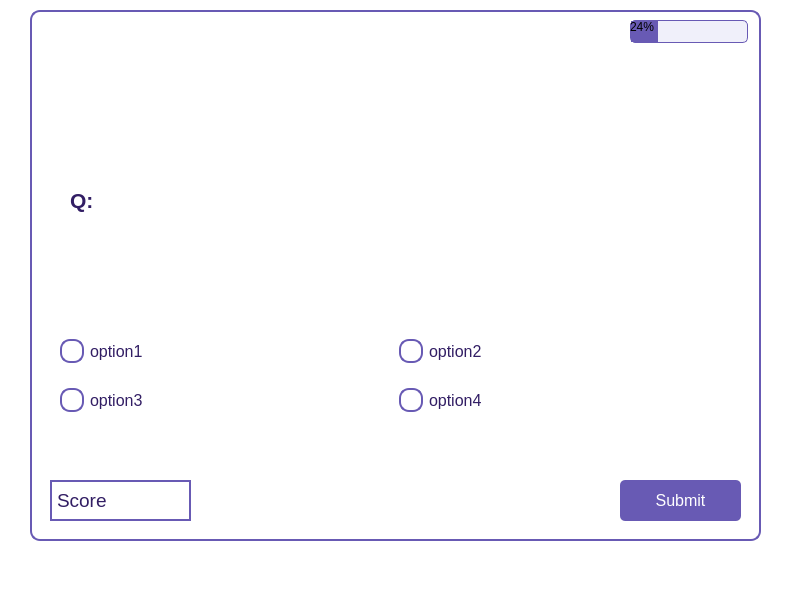
<?xml version="1.0" encoding="UTF-8"?>
<ui version="4.0">
 <class>practiceWindow</class>
 <widget class="QMainWindow" name="practiceWindow">
  <property name="geometry">
   <rect>
    <x>0</x>
    <y>0</y>
    <width>800</width>
    <height>600</height>
   </rect>
  </property>
  <property name="windowTitle">
   <string>MainWindow</string>
  </property>
  <property name="styleSheet">
   <string notr="true">background-color: rgb(255, 255, 255);</string>
  </property>
  <widget class="QWidget" name="centralwidget">
   <widget class="QGroupBox" name="groupBox">
    <property name="geometry">
     <rect>
      <x>30</x>
      <y>10</y>
      <width>731</width>
      <height>531</height>
     </rect>
    </property>
    <property name="styleSheet">
     <string notr="true">/* Main window background */
QMainWindow {
    background-color: rgb(240, 240, 250); /* Light purple background */
}

/* Group boxes */
QGroupBox {
    background-color: rgb(255, 255, 255); /* White background */
    border: 2px solid rgb(104, 90, 180); /* Purple border */
    border-radius: 10px;
    padding: 10px;
}

/* QLabel - general label styling */
QLabel {
    font-size: 14pt;
    color: rgb(50, 30, 100); /* Dark purple text */
}

/* Specific label inside 'GameWindow' */
QLabel#questionLabel {
    font-size: 16pt;
    font-weight: bold;
    color: rgb(50, 30, 100); /* Dark purple */
}

/* QPushButton styling */
QPushButton {
    background-color: rgb(104, 90, 180); /* Purple background */
    color: white;
    font-size: 12pt;
    padding: 6px 12px;
    border-radius: 5px;
}

/* Hover and pressed states for buttons */
QPushButton:hover {
    background-color: rgb(120, 110, 200); /* Lighter purple on hover */
}

QPushButton:pressed {
    background-color: rgb(80, 60, 160); /* Darker purple on press */
}

/* Specific button styling for 'GameWindow' */
QPushButton#button50, QPushButton#buttonSwap, QPushButton#submit {
    background-color: rgb(104, 90, 180); /* Purple background */
}

QPushButton#button50:hover, QPushButton#buttonSwap:hover, QPushButton#submit:hover {
    background-color: rgb(120, 110, 200);
}

/* RadioButtons */
QRadioButton {
    font-size: 12pt;
    color: rgb(50, 30, 100); /* Dark purple */
}

QRadioButton::indicator {
    width: 20px;
    height: 20px;
    border: 2px solid rgb(104, 90, 180); /* Purple border for circle */
    border-radius: 10px;
    background-color: white;
}

QRadioButton::indicator:checked {
    background-color: rgb(104, 90, 180); /* Purple circle when checked */
}

/* ProgressBar */
QProgressBar {
    border: 1px solid rgb(104, 90, 180); /* Purple border */
    border-radius: 5px;
    background-color: rgb(240, 240, 250); /* Light purple background */
    height: 20px;
}

QProgressBar::chunk {
    background-color: rgb(104, 90, 180); /* Purple progress chunk */
    width: 1px;
}

/* QTableWidget - Leaderboard Table */
QTableWidget {
    background-color: rgb(255, 255, 255); /* White background */
    border: 1px solid rgb(104, 90, 180); /* Purple border */
    gridline-color: rgb(104, 90, 180); /* Purple grid lines */
    font-size: 12pt;
    color: rgb(50, 30, 100); /* Dark purple text */
}

/* Table header styling */
QTableWidget::horizontalHeader {
    background-color: rgb(104, 90, 180); /* Purple header */
    color: white;
    font-weight: bold;
    font-size: 14pt;
}

/* Specific QPushButton inside 'BoardWindow' */
QPushButton#closeButton {
    background-color: rgb(104, 90, 180); /* Purple background */
    color: white;
    font-size: 12pt;
    padding: 6px 12px;
    border-radius: 5px;
}

/* Hover and pressed effect for 'closeButton' */
QPushButton#closeButton:hover {
    background-color: rgb(120, 110, 200);
}

QPushButton#closeButton:pressed {
    background-color: rgb(80, 60, 160);
}

/* MenuBar styling */
QMenuBar {
    background-color: rgb(104, 90, 180); /* Purple menu bar */
    color: white;
}

/* StatusBar styling */
QStatusBar {
    background-color: rgb(240, 240, 250); /* Light purple */
    color: rgb(50, 30, 100); /* Dark purple text */
}

QLabel#scoreLabel{
 border: 2px solid rgb(104, 90, 180);
    font-size: 14pt;
    color: rgb(50, 30, 100); 
}
QLabel#timeLabel {
    font-size: 12pt;
    color: rgb(50, 30, 100); /* Dark purple */
    font-weight: bold;
    background-color: rgb(240, 240, 250); /* Light purple background */
    padding: 5px 10px;
    border-radius: 5px;
}
</string>
    </property>
    <property name="title">
     <string/>
    </property>
    <widget class="QLabel" name="questionLabel">
     <property name="geometry">
      <rect>
       <x>40</x>
       <y>100</y>
       <width>661</width>
       <height>181</height>
      </rect>
     </property>
     <property name="text">
      <string>Q:</string>
     </property>
     <property name="wordWrap">
      <bool>true</bool>
     </property>
    </widget>
    <widget class="QLabel" name="scoreLabel">
     <property name="geometry">
      <rect>
       <x>20</x>
       <y>470</y>
       <width>141</width>
       <height>41</height>
      </rect>
     </property>
     <property name="text">
      <string>Score</string>
     </property>
    </widget>
    <widget class="QProgressBar" name="progressBar">
     <property name="geometry">
      <rect>
       <x>600</x>
       <y>10</y>
       <width>118</width>
       <height>23</height>
      </rect>
     </property>
     <property name="value">
      <number>24</number>
     </property>
    </widget>
    <widget class="QPushButton" name="submit">
     <property name="geometry">
      <rect>
       <x>590</x>
       <y>470</y>
       <width>121</width>
       <height>41</height>
      </rect>
     </property>
     <property name="text">
      <string>Submit</string>
     </property>
    </widget>
    <widget class="QWidget" name="layoutWidget">
     <property name="geometry">
      <rect>
       <x>30</x>
       <y>310</y>
       <width>671</width>
       <height>111</height>
      </rect>
     </property>
     <layout class="QHBoxLayout" name="horizontalLayout">
      <item>
       <layout class="QVBoxLayout" name="verticalLayout">
        <item>
         <widget class="QRadioButton" name="op1">
          <property name="text">
           <string>option1</string>
          </property>
         </widget>
        </item>
        <item>
         <widget class="QRadioButton" name="op3">
          <property name="text">
           <string>option3</string>
          </property>
         </widget>
        </item>
       </layout>
      </item>
      <item>
       <layout class="QVBoxLayout" name="verticalLayout_2">
        <item>
         <widget class="QRadioButton" name="op2">
          <property name="text">
           <string>option2</string>
          </property>
         </widget>
        </item>
        <item>
         <widget class="QRadioButton" name="op4">
          <property name="text">
           <string>option4</string>
          </property>
         </widget>
        </item>
       </layout>
      </item>
     </layout>
    </widget>
   </widget>
  </widget>
  <widget class="QMenuBar" name="menubar">
   <property name="geometry">
    <rect>
     <x>0</x>
     <y>0</y>
     <width>800</width>
     <height>22</height>
    </rect>
   </property>
  </widget>
  <widget class="QStatusBar" name="statusbar"/>
 </widget>
 <resources/>
 <connections/>
</ui>
